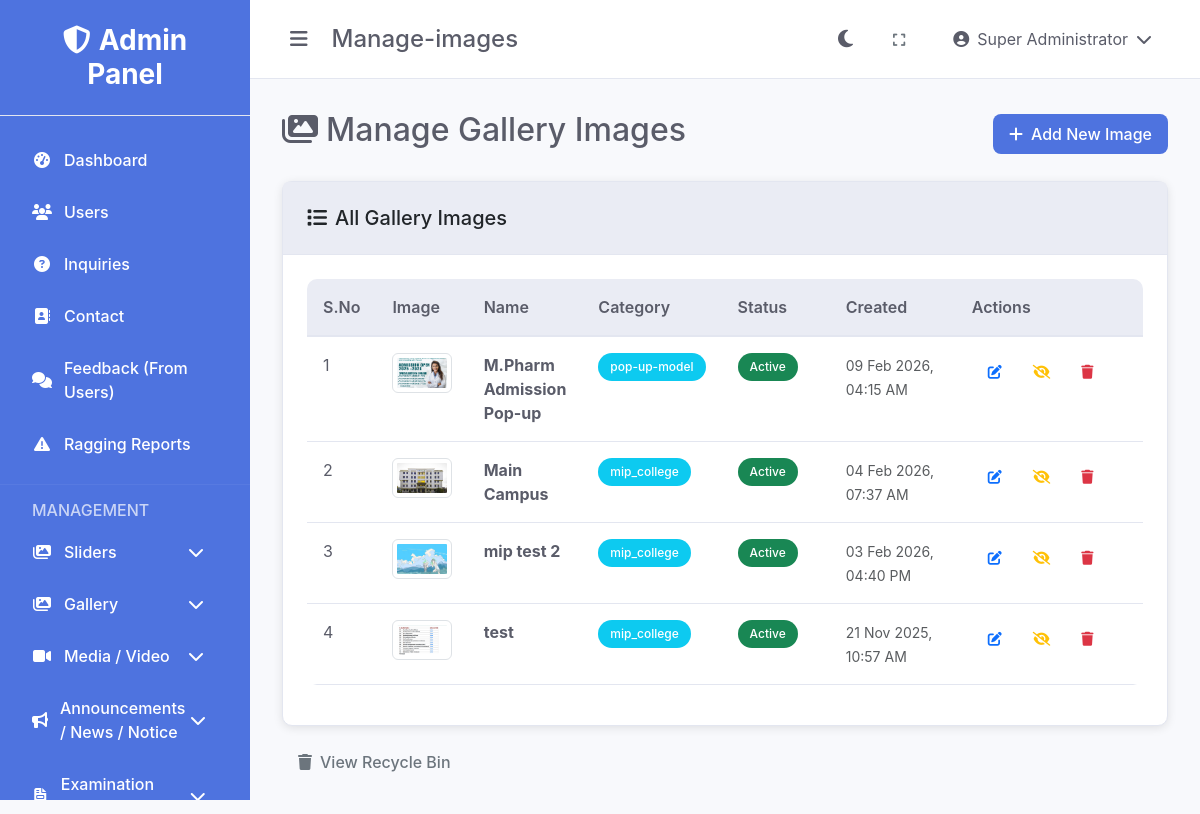
The page /gallery/manage-images.php (signed in) on the database its author committed.
### tables this page shows
CREATE TABLE IF NOT EXISTS `gallery_images` (
  `id` int(11) NOT NULL AUTO_INCREMENT,
  `category_id` int(11) DEFAULT NULL,
  `name` varchar(255) NOT NULL,
  `image` varchar(255) NOT NULL,
  `description` text,
  `status` enum('active','inactive') DEFAULT 'active',
  `created_at` timestamp NOT NULL DEFAULT CURRENT_TIMESTAMP,
  `updated_at` timestamp NOT NULL DEFAULT CURRENT_TIMESTAMP ON UPDATE CURRENT_TIMESTAMP,
  PRIMARY KEY (`id`),
  KEY `idx_gallery_images_category_id` (`category_id`),
  KEY `idx_gallery_images_status` (`status`)
);

CREATE TABLE IF NOT EXISTS `gallery_categories` (
  `id` int(11) NOT NULL AUTO_INCREMENT,
  `name` varchar(255) NOT NULL,
  `description` text,
  `status` enum('active','inactive') DEFAULT 'active',
  `created_at` timestamp NOT NULL DEFAULT CURRENT_TIMESTAMP,
  `updated_at` timestamp NOT NULL DEFAULT CURRENT_TIMESTAMP ON UPDATE CURRENT_TIMESTAMP,
  PRIMARY KEY (`id`)
);

### gallery/manage-images.php (the view, shortened to what this page needs)
<?php
require_once '../config/database.php';
require_once '../includes/functions.php';
$sql = "SELECT gi.*, gc.name as category_name FROM gallery_images gi
        LEFT JOIN gallery_categories gc ON gi.category_id = gc.id
        ORDER BY gi.created_at DESC";
$result = $conn->query($sql);
$images = $result->fetch_all(MYSQLI_ASSOC);
?>
<!DOCTYPE html>
<html lang="en">
<head>
    <link href="https://cdn.jsdelivr.net/npm/bootstrap@5.3.0/dist/css/bootstrap.min.css" rel="stylesheet">
    <link href="https://cdnjs.cloudflare.com/ajax/libs/font-awesome/6.4.0/css/all.min.css" rel="stylesheet">
    <link href="<?php echo getAssetUrl('css/style.css'); ?>" rel="stylesheet">
</head>
<body data-theme="light">
    <div class="admin-layout">
        <?php include $_SERVER['DOCUMENT_ROOT'] . '/mip310/control-dashboard/includes/sidebar.php'; ?>
        <div class="main-content">
            <?php include $_SERVER['DOCUMENT_ROOT'] . '/mip310/control-dashboard/includes/header.php'; ?>
            <div class="content">
                <div class="d-flex justify-content-between align-items-center mb-4">
                    <h2><i class="fas fa-images me-2"></i>Manage Gallery Images</h2>
                    <a href="add-image.php" class="btn btn-primary">
                        <i class="fas fa-plus me-2"></i>Add New Image
                    </a>
                </div>
                <div class="card">
                    <div class="card-header">
                        <h5 class="mb-0"><i class="fas fa-list me-2"></i>All Gallery Images</h5>
                    </div>
                    <div class="card-body">
                        <?php if (empty($images)): ?>
                            <div class="text-center py-5">
                                <i class="fas fa-images fa-3x text-muted mb-3"></i>
                                <h5 class="text-muted">No gallery images found</h5>
                                <p class="text-muted">Start by adding your first gallery image.</p>
                                <a href="add-image.php" class="btn btn-primary">
                                    <i class="fas fa-plus me-2"></i>Add First Image
                                </a>
                            </div>
                        <?php else: ?>
                            <div class="table-responsive">
                                <table class="table table-hover">
                                    <thead>
                                        <tr>
                                            <th width="50">S.No</th>
                                            <th width="100">Image</th>
                                            <th>Name</th>
                                            <th width="120">Category</th>
                                            <th width="120">Status</th>
                                            <th width="150">Created</th>
                                            <th width="200">Actions</th>
                                        </tr>
                                    </thead>
                                    <tbody>
                                        <?php foreach ($images as $index => $image): ?>
                                            <tr>
                                                <td><?php echo $index + 1; ?></td>
                                                <td>
                                                    <img src="<?php echo getUploadUrl('materials/gallery/' . $image['image']); ?>"
                                                         alt="<?php echo htmlspecialchars($image['name']); ?>"
                                                         class="img-thumbnail" style="width: 60px; height: 40px; object-fit: cover;">
                                                </td>
                                                <td>
                                                    <strong><?php echo htmlspecialchars($image['name']); ?></strong>
                                                </td>
                                                <td>
                                                    <span class="badge bg-info"><?php echo htmlspecialchars($image['category_name']); ?></span>
                                                </td>
                                                <td>
                                                    <?php echo getStatusBadge($image['status']); ?>
                                                </td>
                                                <td>
                                                    <small class="text-muted">
                                                        <?php echo formatDate($image['created_at']); ?>
                                                    </small>
                                                </td>
                                                <td>
                                                    <div class="btn-group" role="group">
                                                        <a href="edit-image.php?id=<?php echo $image['id']; ?>"
                                                           class="btn btn-sm btn-outline-primary"
                                                           title="Edit">
                                                            <i class="fas fa-edit"></i>
                                                        </a>
                                                        <a href="?toggle_status=<?php echo $image['id']; ?>"
                                                           class="btn btn-sm btn-outline-warning"
                                                           title="<?php echo $image['status'] == 'active' ? 'Deactivate' : 'Activate'; ?>"
                                                           onclick="return confirm('Are you sure you want to <?php echo $image['status'] == 'active' ? 'deactivate' : 'activate'; ?> this image?')">
                                                            <i class="fas fa-<?php echo $image['status'] == 'active' ? 'eye-slash' : 'eye'; ?>"></i>
                                                        </a>
                                                        <a href="?delete=<?php echo $image['id']; ?>"
                                                           class="btn btn-sm btn-outline-danger"
                                                           title="Delete"
                                                           onclick="return confirm('Are you sure you want to delete this image? It will be moved to recycle bin.')">
                                                            <i class="fas fa-trash"></i>
                                                        </a>
                                                    </div>
                                                </td>
                                            </tr>
                                        <?php endforeach; ?>
                                    </tbody>
                                </table>
                            </div>
                        <?php endif; ?>
                    </div>
                </div>
                <div class="mt-3">
                    <a href="recycle.php" class="btn btn-outline-secondary">
                        <i class="fas fa-trash me-2"></i>View Recycle Bin
                    </a>
                </div>
            </div>
        </div>
    </div>
</body>
</html>

### includes/functions.php (shortened to what this page needs)
<?php
function getBaseUrl() {
    $protocol = isset($_SERVER['HTTPS']) && $_SERVER['HTTPS'] === 'on' ? 'https' : 'http';
    $host = $_SERVER['HTTP_HOST'];
    $scriptPath = $_SERVER['SCRIPT_NAME'];
    $adminPanelPos = strpos($scriptPath, '/control-dashboard');
    if ($adminPanelPos !== false) {
        $basePath = substr($scriptPath, 0, $adminPanelPos + strlen('/control-dashboard'));
        $path = substr($basePath, 0, $adminPanelPos);
    } else {
        $path = '';
    }
    return $protocol . '://' . $host . $path;
}
function getAssetUrl($path = '') {
    $baseUrl = getBaseUrl();
    $adminPath = '/control-dashboard';
    $path = ltrim($path, '/');
    return $baseUrl . $adminPath . '/assets/' . $path;
}
function getUploadUrl($path = '') {
    $baseUrl = getBaseUrl();
    $adminPath = '/control-dashboard';
    $path = ltrim($path, '/');
    return $baseUrl . $adminPath . '/uploads/' . $path;
}
function getStatusBadge($status) {
    switch ($status) {
        case 'active':
            return '<span class="badge bg-success">Active</span>';
    }
}
function formatDate($date) {
    return date('d M Y, h:i A', strtotime($date));
}
?>

### assets/css/style.css (style rules this page uses)
:root { --primary-color: #4e73df; --secondary-color: #858796; --success-color: #1cc88a; --info-color: #36b9cc; --warning-color: #f6c23e; --danger-color: #e74a3b; --light-color: #f8f9fc; --dark-color: #5a5c69; --sidebar-width: 250px; --header-height: 60px; --transition-speed: 0.3s; }
[data-theme="light"] { --bg-primary: #ffffff; --bg-secondary: #f8f9fc; --bg-tertiary: #eaecf4; --text-primary: #5a5c69; --text-secondary: #858796; --border-color: #e3e6f0; --card-bg: #ffffff; --sidebar-bg: #4e73df; --header-bg: #ffffff; }
* { margin: 0; padding: 0; box-sizing: border-box; }
body { font-family: 'Nunito', -apple-system, BlinkMacSystemFont, 'Segoe UI', Roboto, sans-serif; background-color: var(--bg-secondary); color: var(--text-primary); transition: background-color var(--transition-speed), color var(--transition-speed); }
.admin-layout { display: flex; min-height: 100vh; }
.main-content { flex: 1; margin-left: var(--sidebar-width); transition: margin-left var(--transition-speed); }
.content { padding: 2rem; }
.card { background: var(--card-bg); border: 1px solid var(--border-color); border-radius: 10px; box-shadow: 0 2px 10px rgba(0, 0, 0, 0.1); transition: all 0.3s ease; }
.card-header { background: var(--bg-tertiary); border-bottom: 1px solid var(--border-color); padding: 1.5rem; border-radius: 10px 10px 0 0; }
.card-body { padding: 1.5rem; }
.btn { border-radius: 8px; font-weight: 500; padding: 0.5rem 1rem; transition: all 0.3s ease; border: none; }
.btn-primary { background: var(--primary-color); color: white; }
.table { background: var(--card-bg); border-radius: 10px; overflow: hidden; }
.table th { background: var(--bg-tertiary); border-bottom: 2px solid var(--border-color); color: var(--text-primary); font-weight: 600; padding: 1rem; }
.table td { padding: 1rem; border-bottom: 1px solid var(--border-color); color: var(--text-primary); }
.badge { padding: 0.5rem 0.75rem; border-radius: 20px; font-weight: 500; }

### rows shown on the page
gallery_images: image (picture), name "M.Pharm Admission Pop-up", gallery_categories.name "pop-up-model", status "Active", created_at "09 Feb 2026, 04:15 AM"
gallery_images: image (picture), name "Main Campus", gallery_categories.name "mip_college", status "Active", created_at "04 Feb 2026, 07:37 AM"
gallery_images: image (picture), name "mip test 2", gallery_categories.name "mip_college", status "Active", created_at "03 Feb 2026, 04:40 PM"
gallery_images: image (picture), name "test", gallery_categories.name "mip_college", status "Active", created_at "21 Nov 2025, 10:57 AM"

### other values the page prints
basename($_SERVER['PHP_SELF'], '.php') "Manage-images"
$_SESSION['full_name'] "Super Administrator"
